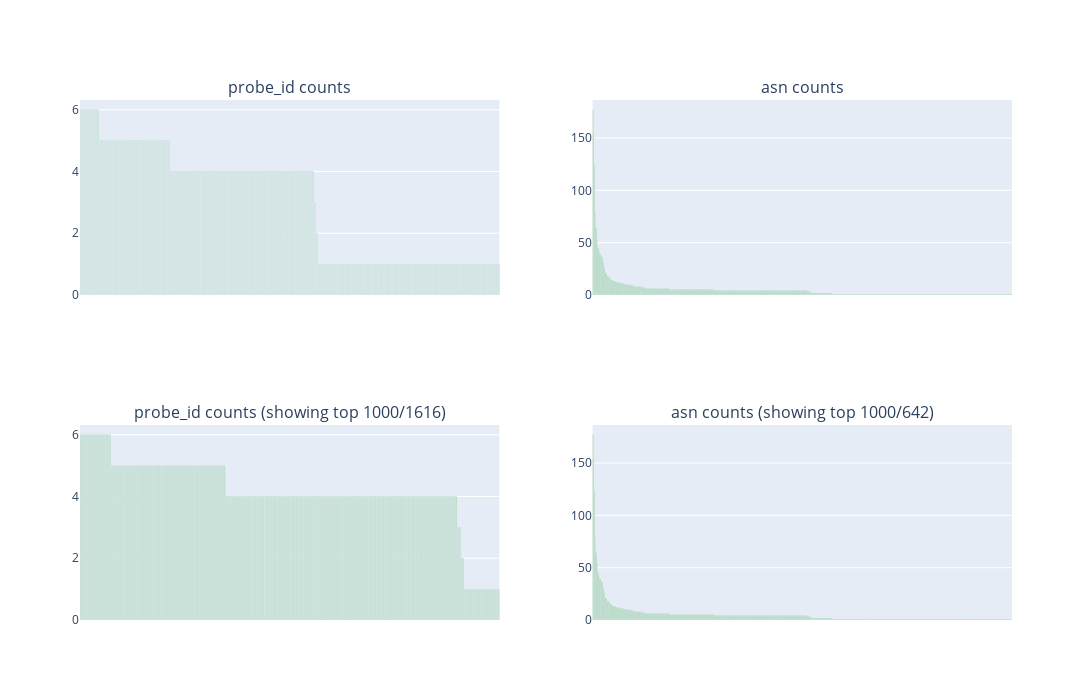

This figure's notebook cell:
### Code cell
def get_bar_trace(data_df, col, normalize_flag = False):
    # Plot distributions for probes and asns

    # Get counts
    plot_data = data_df[col].value_counts(normalize = normalize_flag).reset_index()

    if normalize_flag:
        trace = go.Bar(
            x = plot_data[col],
            y = plot_data['proportion'],
            showlegend=False
        )
        title = f'{plot_data.columns[0]} proportions'
    else:
        trace = go.Bar(
            x = plot_data[col],
            y = plot_data['count'],
            showlegend=False
        )
        title = f'{plot_data.columns[0]} counts'

    trace_dict = {
        'title': title,
        'traces': trace
    }

    return trace_dict

def get_reduced_bar_trace(data_df, col, show_lines = 1000, normalize_flag = False):
    # Plot distributions for probes and asns

    # Get counts
    plot_data = data_df[col].value_counts(normalize = normalize_flag).reset_index()
    top_plot_data = plot_data.iloc[:show_lines, :]
    
    if normalize_flag:
        trace = go.Bar(
            x = top_plot_data[col],
            y = top_plot_data['proportion'],
            showlegend=False
        )
        title = f'{plot_data.columns[0]} proportions (showing top {show_lines}/{plot_data.shape[0]})'
    else:
        trace = go.Bar(
            x = top_plot_data[col],
            y = top_plot_data['count'],
            showlegend=False
        )
        title = f'{plot_data.columns[0]} counts (showing top {show_lines}/{plot_data.shape[0]})'

    trace_dict = {
        'title': title,
        'traces': trace
    }

    return trace_dict

bar_traces = []
for dfp, col in zip([probes_df, asns_df], ['probe_id', 'asn']):
    dfp[col] = dfp[col].astype(str)
    total_bar_trace = get_bar_trace(dfp, col)
    bar_traces.append(total_bar_trace)

for dfp, col in zip([probes_df, asns_df], ['probe_id', 'asn']):
    bar_trace = get_reduced_bar_trace(dfp, col)
    bar_traces.append(bar_trace)

# Create subplots with the specified grid layout
rows = 2
cols = 2
fig = make_subplots(rows = rows, cols = cols,
                    subplot_titles = [d['title'] for d in bar_traces])

fig.append_trace(bar_traces[0]['traces'], row = 1, col = 1)
fig.append_trace(bar_traces[1]['traces'], row = 1, col = 2)
fig.append_trace(bar_traces[2]['traces'], row = 2, col = 1)
fig.append_trace(bar_traces[3]['traces'], row = 2, col = 2)

fig.update_traces(marker_color = PLOTLY_DEFAULT_COLORS[2])
fig.update_xaxes(visible = False, row = 1, col = 1)
fig.update_xaxes(visible = False, row = 1, col = 2)
fig.update_xaxes(visible = False, row = 2, col = 1)
fig.update_xaxes(visible = False, row = 2, col = 2)

# Update the layout
fig.update_layout(
    width = 1200,
    height = 700
)

fig.show()

### Figure 1 — Plotly figure (JSON) as saved in the notebook; plotly's stock layout.template omitted (floating-point values rounded to 4 significant figures; data arrays with more than 128 entries replaced by an {"elided": "..."} marker saying what was removed)
{"data": [{"marker": {"color": "rgb(44, 160, 44)"}, "showlegend": false, "type": "bar", "x": {"elided": "1616 str values"}, "xaxis": "x", "y": {"elided": "1616 int values"}, "yaxis": "y"}, {"marker": {"color": "rgb(44, 160, 44)"}, "showlegend": false, "type": "bar", "x": {"elided": "642 str values"}, "xaxis": "x2", "y": {"elided": "642 int values"}, "yaxis": "y2"}, {"marker": {"color": "rgb(44, 160, 44)"}, "showlegend": false, "type": "bar", "x": {"elided": "1000 str values"}, "xaxis": "x3", "y": {"elided": "1000 int values"}, "yaxis": "y3"}, {"marker": {"color": "rgb(44, 160, 44)"}, "showlegend": false, "type": "bar", "x": {"elided": "642 str values"}, "xaxis": "x4", "y": {"elided": "642 int values"}, "yaxis": "y4"}], "layout": {"annotations": [{"font": {"size": 16}, "showarrow": false, "text": "probe_id counts", "x": 0.225, "xanchor": "center", "xref": "paper", "y": 1, "yanchor": "bottom", "yref": "paper"}, {"font": {"size": 16}, "showarrow": false, "text": "asn counts", "x": 0.775, "xanchor": "center", "xref": "paper", "y": 1, "yanchor": "bottom", "yref": "paper"}, {"font": {"size": 16}, "showarrow": false, "text": "probe_id counts (showing top 1000/1616)", "x": 0.225, "xanchor": "center", "xref": "paper", "y": 0.375, "yanchor": "bottom", "yref": "paper"}, {"font": {"size": 16}, "showarrow": false, "text": "asn counts (showing top 1000/642)", "x": 0.775, "xanchor": "center", "xref": "paper", "y": 0.375, "yanchor": "bottom", "yref": "paper"}], "height": 700, "width": 1200, "xaxis": {"anchor": "y", "domain": [0, 0.45], "visible": false}, "xaxis2": {"anchor": "y2", "domain": [0.55, 1], "visible": false}, "xaxis3": {"anchor": "y3", "domain": [0, 0.45], "visible": false}, "xaxis4": {"anchor": "y4", "domain": [0.55, 1], "visible": false}, "yaxis": {"anchor": "x", "domain": [0.625, 1]}, "yaxis2": {"anchor": "x2", "domain": [0.625, 1]}, "yaxis3": {"anchor": "x3", "domain": [0, 0.375]}, "yaxis4": {"anchor": "x4", "domain": [0, 0.375]}}}
